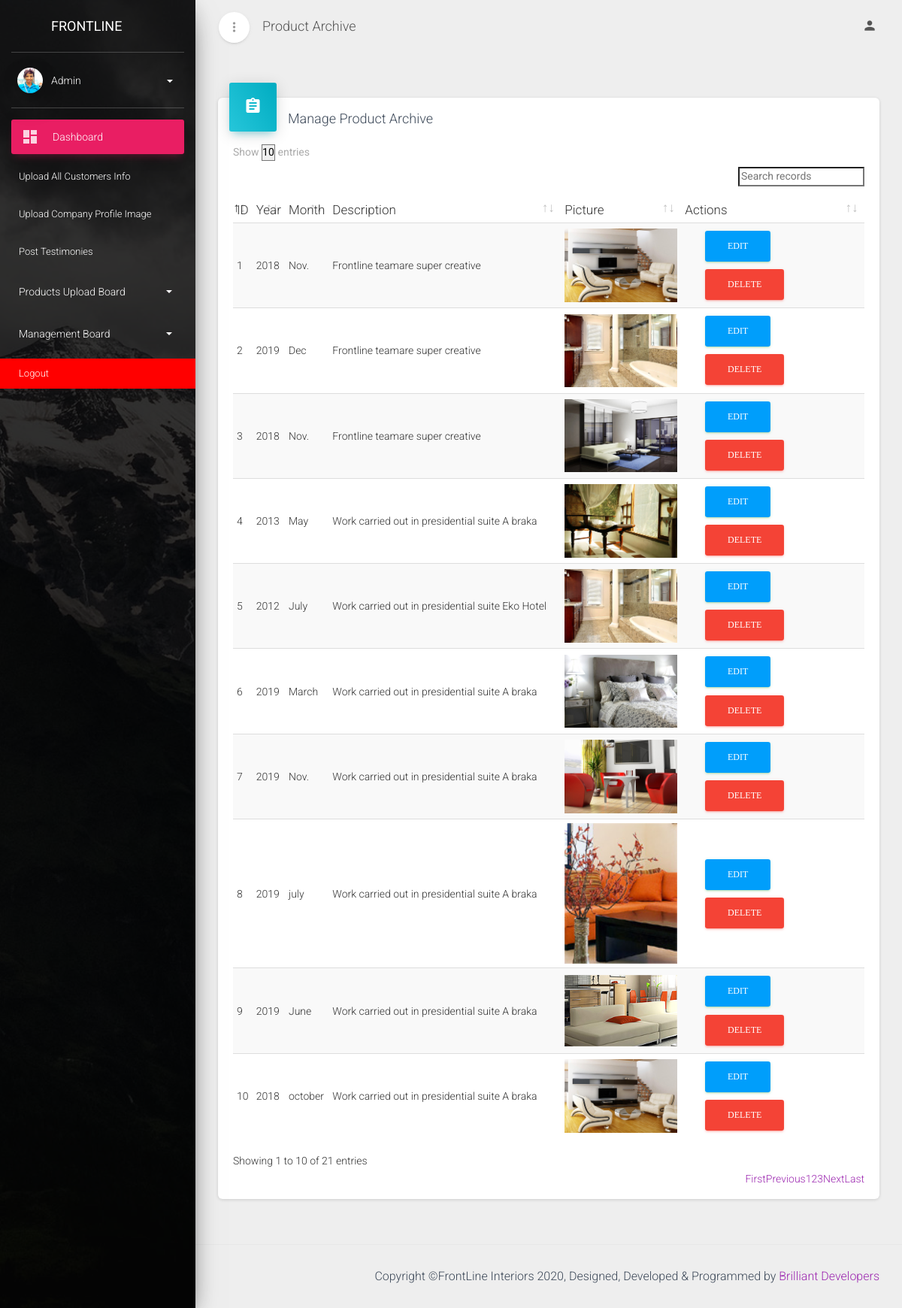
Screenshot of /admin/manageP_archive.php (signed in) with the database file from the repository.
### tables this page shows
CREATE TABLE `productarchive` (
  `id` int(11) NOT NULL,
  `year` text NOT NULL,
  `description` text NOT NULL,
  `month` text NOT NULL,
  `day` text NOT NULL,
  `summary` text NOT NULL,
  `file` text NOT NULL,
  `time` datetime NOT NULL
);

### admin/manageP_archive.php (the view, shortened to what this page needs)
<?php include("include/header.php");?>
   <div class="main-panel">
     <nav class="navbar navbar-expand-lg navbar-transparent navbar-absolute fixed-top ">
       <div class="container-fluid">
         <div class="navbar-wrapper">
           <div class="navbar-minimize">
             <button id="minimizeSidebar" class="btn btn-just-icon btn-white btn-fab btn-round">
               <i class="material-icons text_align-center visible-on-sidebar-regular">more_vert</i>
             </button>
           </div>
           <a class="navbar-brand" href="#pablo">Product Archive</a>
         </div>
         <div class="collapse navbar-collapse justify-content-end">
           <ul class="navbar-nav">
             <li class="nav-item dropdown">
               <a class="nav-link" href="#pablo" id="navbarDropdownProfile" data-toggle="dropdown" aria-haspopup="true" aria-expanded="false">
                 <i class="material-icons">person</i>
               </a>
             </li>
           </ul>
         </div>
       </div>
     </nav>
     <div class="content">
       <div class="container-fluid">
         <div class="row">
           <div class="col-md-12">
             <div class="card">
               <div class="card-header card-header-info card-header-icon">
                 <div class="card-icon">
                   <i class="material-icons">assignment</i>
                 </div>
                 <h4 class="card-title">Manage Product Archive</h4>
               </div>
               <div class="card-body">
                 <div class="material-datatables">
                   <table id="datatables" class="table table-striped table-no-bordered table-hover" cellspacing="0" width="100%" style="width:100%">
                     <thead>
                       <tr>
                         <th>ID</th>
                         <th>Year</th>
                         <th>Month</th>
                         <th>Description</th>
                         <th>Picture</th>
                         <th class="">Actions</th>
                       </tr>
                     </thead>
                     <tbody>
                       <?php $sql = "SELECT * FROM productarchive ORDER BY id DESC";
                            $x = 1;
                            if ($query_run = mysqli_query($connection,$sql)) {
                            while($query_row = mysqli_fetch_assoc($query_run)){
                             $desc = $query_row['description'];
                             $year = $query_row['year'];
                             $pic = $query_row['file'];
                             $month = $query_row['month'];
                       ?>
                        <tr>
                         <td><?php echo $x++;?></td>
                         <td><?php echo $year;?></td>
                         <td><?php echo $month;?></td>
                         <td><?php echo $desc;?></td>
                         <td><img src='<?php echo "archiveFiles/" .$pic;?>' alt="" width="150px" hieght="150px" /></td>
                          <td class="text-right">
                            <ul class="nav nav-pills">
                            <li role="presentation">
                              <a href="editArchive.php?id=<?php echo $query_row['id']; ?>">
                               <span class="fa fa-pencil"><button class="btn btn-success btn-xs" style="background-color:#009efb;">Edit</button></span>
                              </a>
                           </li>&nbsp;&nbsp;&nbsp;&nbsp;&nbsp;&nbsp;
                             <li role="presentation">
                               <a  href='deleteArchive.php?id=<?php echo $query_row['id']; ?>'onclick='return confirm("Are you really sure?")'>
                                <span class="fa fa-trash"><button class="btn btn-danger btn-xs">Delete</button></span>
                               </a>
                             </li>
                           </ul>
                         </td>
                       </tr>
                          <?php
                         }
                       }
                     ?>
                     </tbody>
                   </table>
                 </div>
               </div>
             </div>
           </div>
         </div>
       </div>
     </div>
   <?php include("include/footer.php");?>

### admin/include/header.php (shortened to what this page needs)
<!DOCTYPE html>
<html lang="en">
<head>
  <link rel="stylesheet" href="../../maxcdn.bootstrapcdn.com/font-awesome/latest/css/font-awesome.min.css">
  <link href="assets/css/material-dashboard.minf066.css?v=2.1.0" rel="stylesheet" />
  <link href="assets/demo/demo.css" rel="stylesheet" />
</head>
<body class="">
  <div class="wrapper ">
    <div class="sidebar" data-color="rose" data-background-color="black" data-image="assets/img/sidebar-1.jpg">
      <div class="logo">
        <a href="#" class="simple-text logo-mini">
        </a>
        <a href="#" class="simple-text logo-normal">
         FRONTLINE
        </a>
      </div>
      <div class="sidebar-wrapper">
        <div class="user">
          <div class="photo">
            <img src="assets/img/faces/glo.jpg">
          </div>
          <div class="user-info">
            <a data-toggle="collapse" href="#collapseExample" class="username">
              <span>
                Admin
                <b class="caret"></b>
              </span>
            </a>
          </div>
        </div>
        <ul class="nav">
          <li class="nav-item active ">
            <a class="nav-link" href="dashboard.php">
              <i class="material-icons">dashboard</i>
              <p> Dashboard </p>
            </a>
          </li>
          <li class="nav-item" style="">
                  <a class="nav-link" href="AllCustomers.php">
                    <span class="sidebar-normal">Upload All Customers Info</span>
                  </a>
          </li>
           <li class="nav-item" style="">
                  <a class="nav-link" href="companyprofile.php">
                    <span class="sidebar-normal">Upload Company Profile Image</span>
                  </a>
          </li>
           <li class="nav-item" style="">
                  <a class="nav-link" href="testimony.php">
                    <span class="sidebar-normal">Post Testimonies</span>
               </a>
          </li>
          <li class="nav-item ">
            <a class="nav-link" data-toggle="collapse" href="#pagesExamples">
              <p>Products Upload Board
                <b class="caret"></b>
              </p>
            </a>
          </li>
          <li class="nav-item ">
            <a class="nav-link" data-toggle="collapse" href="#componentsExamples">
              <p>Management Board
                <b class="caret"></b>
              </p>
            </a>
          </li>
            <li class="nav-item" style="background-color:red">
                  <a class="nav-link" href="logout.php">
                    <span class="sidebar-normal">logout</span>
                  </a>
                </li>
        </ul>
      </div>
    </div>

### admin/include/footer.php (shortened to what this page needs)
     <footer class="footer">
        <div class="container">
          <div class="copyright float-right">
           Copyright &copy;FrontLine Interiors
            , Designed, Developed  & Programmed by
            <a href="https://www.brilliantdevelopers.net" target="_blank">Brilliant Developers</a>
          </div>
        </div>
      </footer>
    </div>
  </div>
</body>
</html>

### rows the page displays
productarchive: year "2018", month "Nov.", description "Frontline teamare super creative", file (picture)
productarchive: year "2019", month "Dec", description "Frontline teamare super creative", file (picture)
productarchive: year "2018", month "Nov.", description "Frontline teamare super creative", file (picture)
productarchive: year "2013", month "May", description "Work carried out in presidential suite A braka", file (picture)
productarchive: year "2012", month "July", description "Work carried out in presidential suite Eko Hotel", file (picture)
productarchive: year "2019", month "March", description "Work carried out in presidential suite A braka", file (picture)
productarchive: year "2019", month "Nov.", description "Work carried out in presidential suite A braka", file (picture)
productarchive: year "2019", month "july", description "Work carried out in presidential suite A braka", file (picture)
productarchive: year "2019", month "June", description "Work carried out in presidential suite A braka", file (picture)
productarchive: year "2018", month "october", description "Work carried out in presidential suite A braka", file (picture)
